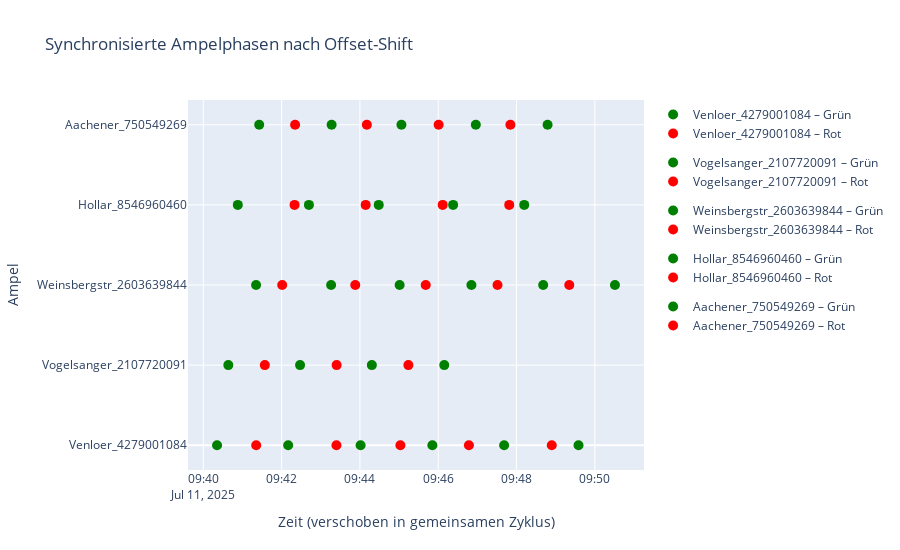

Write notebook code for a chart like this one.
### Code cell
# %%
import plotly.graph_objects as go
from datetime import timedelta

# Bekannter Zyklus
cycle_length = 110  # Sekunden
ref_code = "Venloer_4279001084"
ref_times = dfs[ref_code][dfs[ref_code]['Value'] == 1]['Time'].reset_index(drop=True)
t0 = ref_times.iloc[0]

# Offsets berechnen wie zuvor (gegen t0)
offset_seconds = {}
for code, df in dfs.items():
    if code == ref_code:
        continue
    gruen = df[df['Value'] == 1]['Time'].reset_index(drop=True)
    offset = ((gruen - t0).dt.total_seconds() % cycle_length).mean()
    offset_seconds[code] = offset

# Marker-Vorbereitung
shifted_markers = []

ampel_ypos = {code: i for i, code in enumerate(dfs.keys())}

for code, df in dfs.items():
    df = df[df['Value'] != 0].copy()
    df = df.sort_values("Time").reset_index(drop=True)
    y = ampel_ypos[code]
    
    if code == ref_code:
        # keine Verschiebung
        shifted_df = df.copy()
    else:
        first_gruen = df[df['Value'] == 1]['Time'].iloc[0]
        offset_s = offset_seconds[code]
        delta = (first_gruen - t0).total_seconds() - offset_s
        shifted_df = df.copy()
        shifted_df['Time'] = df['Time'] - timedelta(seconds=delta)

    # Plot: Grün
    green_df = shifted_df[shifted_df['Value'] == 1]
    shifted_markers.append(go.Scatter(
        x=green_df['Time'],
        y=[y]*len(green_df),
        mode='markers',
        marker=dict(color='green', size=10),
        name=f"{code} – Grün",
        legendgroup=code,
        showlegend=True
    ))

    # Plot: Rot
    red_df = shifted_df[shifted_df['Value'] == -1]
    shifted_markers.append(go.Scatter(
        x=red_df['Time'],
        y=[y]*len(red_df),
        mode='markers',
        marker=dict(color='red', size=10),
        name=f"{code} – Rot",
        legendgroup=code,
        showlegend=True
    ))

# Plot anzeigen
fig = go.Figure(data=shifted_markers)

fig.update_layout(
    title="Synchronisierte Ampelphasen nach Offset-Shift",
    xaxis_title="Zeit (verschoben in gemeinsamen Zyklus)",
    yaxis=dict(
        tickvals=list(ampel_ypos.values()),
        ticktext=list(ampel_ypos.keys()),
        title="Ampel"
    ),
    height=50 + len(dfs)*100,
    hovermode='closest'
)

fig.show()

### Figure 1 — Plotly figure (JSON) as saved in the notebook; plotly's stock layout.template omitted (floating-point values rounded to 4 significant figures)
{"data": [{"legendgroup": "Venloer_4279001084", "marker": {"color": "green", "size": 10}, "mode": "markers", "name": "Venloer_4279001084 – Grün", "showlegend": true, "x": ["2025-07-11T09:40:21.000000000", "2025-07-11T09:42:10.000000000", "2025-07-11T09:44:01.000000000", "2025-07-11T09:45:51.000000000", "2025-07-11T09:47:41.000000000", "2025-07-11T09:49:35.000000000"], "y": [0, 0, 0, 0, 0, 0], "type": "scatter"}, {"legendgroup": "Venloer_4279001084", "marker": {"color": "red", "size": 10}, "mode": "markers", "name": "Venloer_4279001084 – Rot", "showlegend": true, "x": ["2025-07-11T09:41:21.000000000", "2025-07-11T09:43:24.000000000", "2025-07-11T09:45:02.000000000", "2025-07-11T09:46:47.000000000", "2025-07-11T09:48:54.000000000"], "y": [0, 0, 0, 0, 0], "type": "scatter"}, {"legendgroup": "Vogelsanger_2107720091", "marker": {"color": "green", "size": 10}, "mode": "markers", "name": "Vogelsanger_2107720091 – Grün", "showlegend": true, "x": ["2025-07-11T09:40:38.250000000", "2025-07-11T09:42:28.250000000", "2025-07-11T09:44:18.250000000", "2025-07-11T09:46:09.250000000"], "y": [1, 1, 1, 1], "type": "scatter"}, {"legendgroup": "Vogelsanger_2107720091", "marker": {"color": "red", "size": 10}, "mode": "markers", "name": "Vogelsanger_2107720091 – Rot", "showlegend": true, "x": ["2025-07-11T09:41:34.250000000", "2025-07-11T09:43:24.250000000", "2025-07-11T09:45:14.250000000"], "y": [1, 1, 1], "type": "scatter"}, {"legendgroup": "Weinsbergstr_2603639844", "marker": {"color": "green", "size": 10}, "mode": "markers", "name": "Weinsbergstr_2603639844 – Grün", "showlegend": true, "x": ["2025-07-11T09:41:20.833333000", "2025-07-11T09:43:15.833333000", "2025-07-11T09:45:00.833333000", "2025-07-11T09:46:50.833333000", "2025-07-11T09:48:40.833333000", "2025-07-11T09:50:30.833333000"], "y": [2, 2, 2, 2, 2, 2], "type": "scatter"}, {"legendgroup": "Weinsbergstr_2603639844", "marker": {"color": "red", "size": 10}, "mode": "markers", "name": "Weinsbergstr_2603639844 – Rot", "showlegend": true, "x": ["2025-07-11T09:42:00.833333000", "2025-07-11T09:43:52.833333000", "2025-07-11T09:45:40.833333000", "2025-07-11T09:47:30.833333000", "2025-07-11T09:49:20.833333000"], "y": [2, 2, 2, 2, 2], "type": "scatter"}, {"legendgroup": "Hollar_8546960460", "marker": {"color": "green", "size": 10}, "mode": "markers", "name": "Hollar_8546960460 – Grün", "showlegend": true, "x": ["2025-07-11T09:40:52.800000000", "2025-07-11T09:42:41.800000000", "2025-07-11T09:44:28.800000000", "2025-07-11T09:46:22.800000000", "2025-07-11T09:48:11.800000000"], "y": [3, 3, 3, 3, 3], "type": "scatter"}, {"legendgroup": "Hollar_8546960460", "marker": {"color": "red", "size": 10}, "mode": "markers", "name": "Hollar_8546960460 – Rot", "showlegend": true, "x": ["2025-07-11T09:42:19.800000000", "2025-07-11T09:44:08.800000000", "2025-07-11T09:46:06.800000000", "2025-07-11T09:47:48.800000000"], "y": [3, 3, 3, 3], "type": "scatter"}, {"legendgroup": "Aachener_750549269", "marker": {"color": "green", "size": 10}, "mode": "markers", "name": "Aachener_750549269 – Grün", "showlegend": true, "x": ["2025-07-11T09:41:25.600000000", "2025-07-11T09:43:16.600000000", "2025-07-11T09:45:03.600000000", "2025-07-11T09:46:57.600000000", "2025-07-11T09:48:47.600000000"], "y": [4, 4, 4, 4, 4], "type": "scatter"}, {"legendgroup": "Aachener_750549269", "marker": {"color": "red", "size": 10}, "mode": "markers", "name": "Aachener_750549269 – Rot", "showlegend": true, "x": ["2025-07-11T09:42:20.600000000", "2025-07-11T09:44:10.600000000", "2025-07-11T09:46:00.600000000", "2025-07-11T09:47:50.600000000"], "y": [4, 4, 4, 4], "type": "scatter"}], "layout": {"yaxis": {"tickvals": [0, 1, 2, 3, 4], "ticktext": ["Venloer_4279001084", "Vogelsanger_2107720091", "Weinsbergstr_2603639844", "Hollar_8546960460", "Aachener_750549269"], "title": {"text": "Ampel"}}, "title": {"text": "Synchronisierte Ampelphasen nach Offset-Shift"}, "xaxis": {"title": {"text": "Zeit (verschoben in gemeinsamen Zyklus)"}}, "height": 550, "hovermode": "closest"}}
